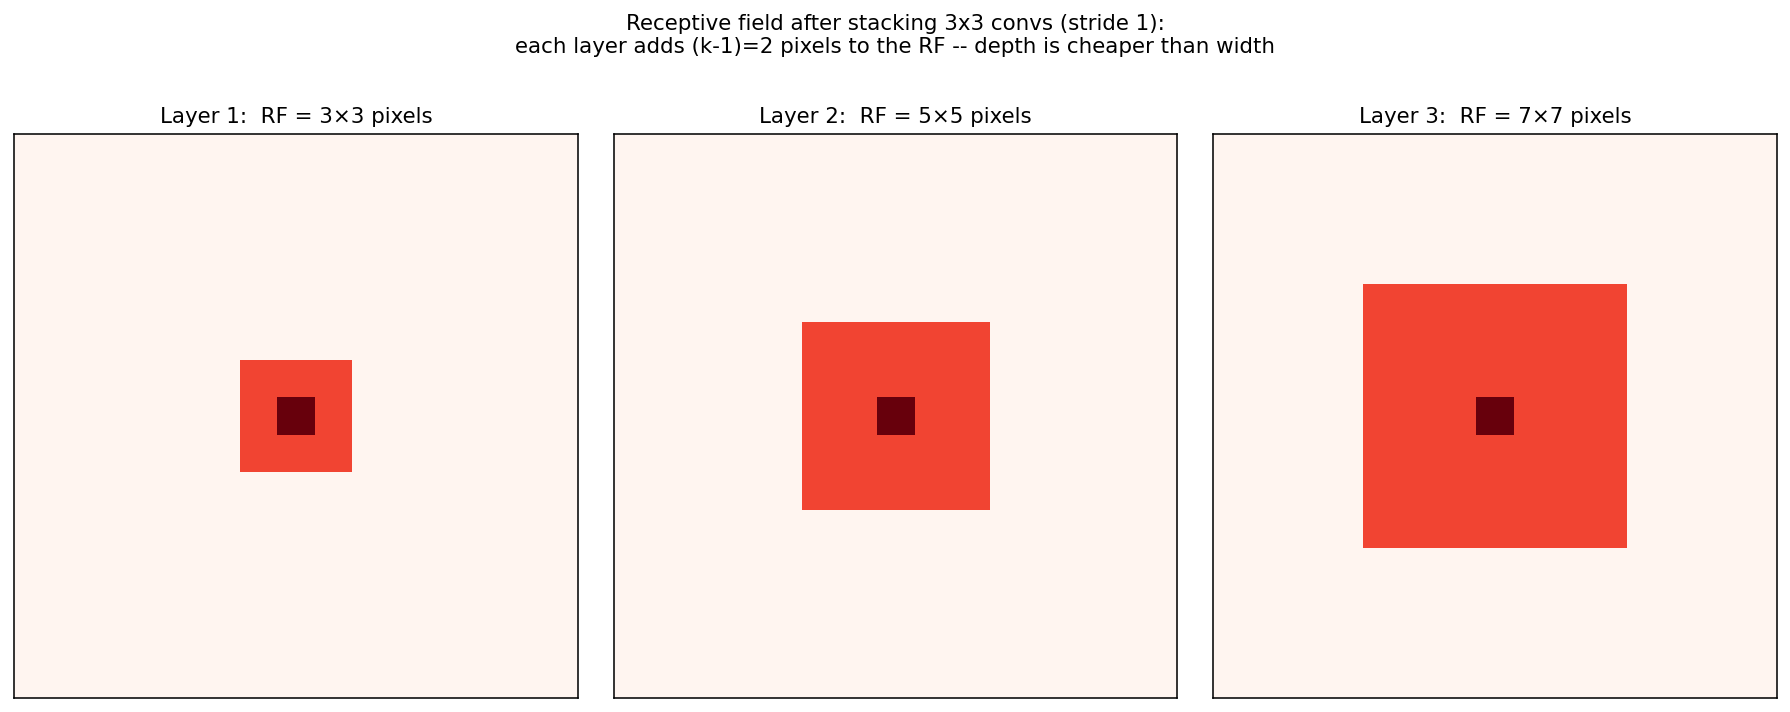

The script that saved this image:
"""Receptive field growth with depth: input pixels reachable by output neurons
at layers 1, 2, 3 of a stack of 3x3 convs (stride 1).

Output: diagram_receptive_field.png
"""

import numpy as np
import matplotlib.pyplot as plt


def receptive_field(layer: int, k: int = 3, stride: int = 1) -> int:
    """RF size after `layer` stacked k x k convs with stride 1."""
    rf = 1
    for _ in range(layer):
        rf = rf + (k - 1)
    return rf


def main():
    image_size = 15
    center = image_size // 2

    fig, axes = plt.subplots(1, 3, figsize=(13, 4.8))

    for ax, layer in zip(axes, [1, 2, 3]):
        rf = receptive_field(layer, k=3)
        # draw a grid
        grid = np.zeros((image_size, image_size))
        half = rf // 2
        lo = max(0, center - half)
        hi = min(image_size, center + half + 1)
        grid[lo:hi, lo:hi] = 0.6
        grid[center, center] = 1.0

        ax.imshow(grid, cmap="Reds", vmin=0, vmax=1)
        ax.set_title(f"Layer {layer}:  RF = {rf}×{rf} pixels", fontsize=11)
        ax.set_xticks([]); ax.set_yticks([])

    fig.suptitle("Receptive field after stacking 3x3 convs (stride 1):\n"
                 "each layer adds (k-1)=2 pixels to the RF -- depth is cheaper than width",
                 fontsize=11, y=1.05)
    fig.tight_layout()
    fig.savefig("diagram_receptive_field.png", dpi=140, bbox_inches="tight")
    print("wrote diagram_receptive_field.png")


if __name__ == "__main__":
    main()
